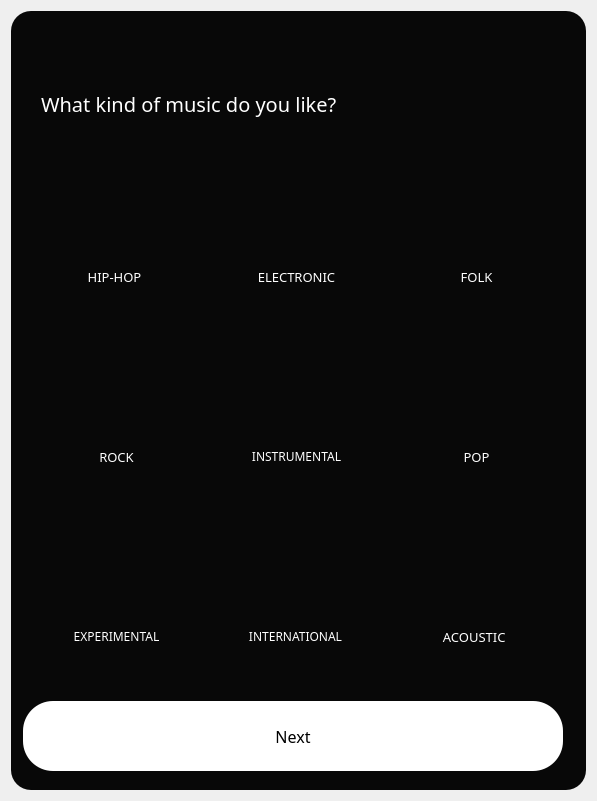
<?xml version="1.0" encoding="UTF-8"?>
<ui version="4.0">
 <class>Form</class>
 <widget class="QWidget" name="Form">
  <property name="geometry">
   <rect>
    <x>0</x>
    <y>0</y>
    <width>597</width>
    <height>801</height>
   </rect>
  </property>
  <property name="windowTitle">
   <string>Form</string>
  </property>
  <layout class="QVBoxLayout" name="verticalLayout">
   <item>
    <widget class="QFrame" name="frame">
     <property name="font">
      <font>
       <family>Plus Jakarta Sans ExtraBold</family>
       <pointsize>10</pointsize>
      </font>
     </property>
     <property name="styleSheet">
      <string notr="true">background-color: rgb(8, 8, 8,);
border-radius:20px;
</string>
     </property>
     <property name="frameShape">
      <enum>QFrame::StyledPanel</enum>
     </property>
     <property name="frameShadow">
      <enum>QFrame::Raised</enum>
     </property>
     <widget class="QLabel" name="label_2">
      <property name="geometry">
       <rect>
        <x>30</x>
        <y>70</y>
        <width>426</width>
        <height>46</height>
       </rect>
      </property>
      <property name="maximumSize">
       <size>
        <width>16777215</width>
        <height>60</height>
       </size>
      </property>
      <property name="font">
       <font>
        <family>Plus Jakarta Sans ExtraBold</family>
        <pointsize>15</pointsize>
        <weight>50</weight>
        <bold>false</bold>
       </font>
      </property>
      <property name="styleSheet">
       <string notr="true">color: rgb(255, 255, 255);</string>
      </property>
      <property name="text">
       <string>What kind of music do you like?</string>
      </property>
     </widget>
     <widget class="QPushButton" name="pushButton">
      <property name="geometry">
       <rect>
        <x>12</x>
        <y>690</y>
        <width>540</width>
        <height>70</height>
       </rect>
      </property>
      <property name="minimumSize">
       <size>
        <width>0</width>
        <height>70</height>
       </size>
      </property>
      <property name="maximumSize">
       <size>
        <width>16777215</width>
        <height>16777215</height>
       </size>
      </property>
      <property name="font">
       <font>
        <family>Plus Jakarta Sans SemiBold</family>
        <pointsize>12</pointsize>
       </font>
      </property>
      <property name="styleSheet">
       <string notr="true">background-color: rgb(255, 255, 255);
border-radius:30px;</string>
      </property>
      <property name="text">
       <string>Next</string>
      </property>
     </widget>
     <widget class="QLabel" name="label_15">
      <property name="geometry">
       <rect>
        <x>48</x>
        <y>250</y>
        <width>111</width>
        <height>31</height>
       </rect>
      </property>
      <property name="font">
       <font>
        <family>Plus Jakarta Sans ExtraBold</family>
        <pointsize>10</pointsize>
        <weight>50</weight>
        <bold>false</bold>
       </font>
      </property>
      <property name="styleSheet">
       <string notr="true">color: rgb(255, 255, 255);
background-color: transparent;</string>
      </property>
      <property name="text">
       <string>HIP-HOP</string>
      </property>
      <property name="alignment">
       <set>Qt::AlignCenter</set>
      </property>
     </widget>
     <widget class="QLabel" name="label_16">
      <property name="geometry">
       <rect>
        <x>220</x>
        <y>250</y>
        <width>131</width>
        <height>31</height>
       </rect>
      </property>
      <property name="font">
       <font>
        <family>Plus Jakarta Sans ExtraBold</family>
        <pointsize>10</pointsize>
        <weight>50</weight>
        <bold>false</bold>
       </font>
      </property>
      <property name="styleSheet">
       <string notr="true">color: rgb(255, 255, 255);
background-color: transparent;</string>
      </property>
      <property name="text">
       <string>ELECTRONIC</string>
      </property>
      <property name="alignment">
       <set>Qt::AlignCenter</set>
      </property>
     </widget>
     <widget class="QLabel" name="label_17">
      <property name="geometry">
       <rect>
        <x>410</x>
        <y>250</y>
        <width>111</width>
        <height>31</height>
       </rect>
      </property>
      <property name="font">
       <font>
        <family>Plus Jakarta Sans ExtraBold</family>
        <pointsize>10</pointsize>
        <weight>50</weight>
        <bold>false</bold>
       </font>
      </property>
      <property name="styleSheet">
       <string notr="true">color: rgb(255, 255, 255);
background-color: transparent;</string>
      </property>
      <property name="text">
       <string>FOLK</string>
      </property>
      <property name="alignment">
       <set>Qt::AlignCenter</set>
      </property>
     </widget>
     <widget class="QLabel" name="label_18">
      <property name="geometry">
       <rect>
        <x>40</x>
        <y>430</y>
        <width>131</width>
        <height>31</height>
       </rect>
      </property>
      <property name="font">
       <font>
        <family>Plus Jakarta Sans ExtraBold</family>
        <pointsize>10</pointsize>
        <weight>50</weight>
        <bold>false</bold>
       </font>
      </property>
      <property name="styleSheet">
       <string notr="true">color: rgb(255, 255, 255);
background-color: transparent;</string>
      </property>
      <property name="text">
       <string>ROCK</string>
      </property>
      <property name="alignment">
       <set>Qt::AlignCenter</set>
      </property>
     </widget>
     <widget class="QLabel" name="label_19">
      <property name="geometry">
       <rect>
        <x>210</x>
        <y>430</y>
        <width>151</width>
        <height>31</height>
       </rect>
      </property>
      <property name="font">
       <font>
        <family>Plus Jakarta Sans ExtraBold</family>
        <pointsize>9</pointsize>
        <weight>50</weight>
        <bold>false</bold>
       </font>
      </property>
      <property name="styleSheet">
       <string notr="true">color: rgb(255, 255, 255);
background-color: transparent;</string>
      </property>
      <property name="text">
       <string>INSTRUMENTAL</string>
      </property>
      <property name="alignment">
       <set>Qt::AlignCenter</set>
      </property>
     </widget>
     <widget class="QLabel" name="label_20">
      <property name="geometry">
       <rect>
        <x>209</x>
        <y>610</y>
        <width>151</width>
        <height>31</height>
       </rect>
      </property>
      <property name="font">
       <font>
        <family>Plus Jakarta Sans ExtraBold</family>
        <pointsize>9</pointsize>
        <weight>50</weight>
        <bold>false</bold>
       </font>
      </property>
      <property name="styleSheet">
       <string notr="true">color: rgb(255, 255, 255);
background-color: transparent;</string>
      </property>
      <property name="text">
       <string>INTERNATIONAL</string>
      </property>
      <property name="alignment">
       <set>Qt::AlignCenter</set>
      </property>
     </widget>
     <widget class="QLabel" name="label_21">
      <property name="geometry">
       <rect>
        <x>401</x>
        <y>610</y>
        <width>121</width>
        <height>31</height>
       </rect>
      </property>
      <property name="font">
       <font>
        <family>Plus Jakarta Sans ExtraBold</family>
        <pointsize>10</pointsize>
        <weight>50</weight>
        <bold>false</bold>
       </font>
      </property>
      <property name="styleSheet">
       <string notr="true">color: rgb(255, 255, 255);
background-color: transparent;</string>
      </property>
      <property name="text">
       <string> ACOUSTIC</string>
      </property>
      <property name="alignment">
       <set>Qt::AlignCenter</set>
      </property>
     </widget>
     <widget class="QLabel" name="label_22">
      <property name="geometry">
       <rect>
        <x>40</x>
        <y>610</y>
        <width>131</width>
        <height>31</height>
       </rect>
      </property>
      <property name="font">
       <font>
        <family>Plus Jakarta Sans ExtraBold</family>
        <pointsize>9</pointsize>
        <weight>50</weight>
        <bold>false</bold>
       </font>
      </property>
      <property name="styleSheet">
       <string notr="true">color: rgb(255, 255, 255);
background-color: transparent;</string>
      </property>
      <property name="text">
       <string>EXPERIMENTAL</string>
      </property>
      <property name="alignment">
       <set>Qt::AlignCenter</set>
      </property>
     </widget>
     <widget class="QLabel" name="label_23">
      <property name="geometry">
       <rect>
        <x>400</x>
        <y>430</y>
        <width>131</width>
        <height>31</height>
       </rect>
      </property>
      <property name="font">
       <font>
        <family>Plus Jakarta Sans ExtraBold</family>
        <pointsize>10</pointsize>
        <weight>50</weight>
        <bold>false</bold>
       </font>
      </property>
      <property name="styleSheet">
       <string notr="true">color: rgb(255, 255, 255);
background-color: transparent;</string>
      </property>
      <property name="text">
       <string>POP</string>
      </property>
      <property name="alignment">
       <set>Qt::AlignCenter</set>
      </property>
     </widget>
     <widget class="QLabel" name="label_24">
      <property name="geometry">
       <rect>
        <x>424</x>
        <y>340</y>
        <width>81</width>
        <height>81</height>
       </rect>
      </property>
      <property name="font">
       <font>
        <family>Plus Jakarta Sans ExtraBold</family>
        <pointsize>10</pointsize>
       </font>
      </property>
      <property name="styleSheet">
       <string notr="true">background-color: transparent;</string>
      </property>
      <property name="text">
       <string/>
      </property>
      <property name="pixmap">
       <pixmap resource="../../res.qrc">:/images/media/pop.png</pixmap>
      </property>
      <property name="scaledContents">
       <bool>true</bool>
      </property>
     </widget>
     <widget class="QLabel" name="folk">
      <property name="geometry">
       <rect>
        <x>390</x>
        <y>140</y>
        <width>150</width>
        <height>150</height>
       </rect>
      </property>
      <property name="font">
       <font>
        <family>Plus Jakarta Sans ExtraBold</family>
        <pointsize>10</pointsize>
       </font>
      </property>
      <property name="styleSheet">
       <string notr="true">QLabel {
    background: qlineargradient(
        spread:pad,
        x1:0, y1:0,
        x2:1, y2:1,
        stop:0 #5A3E1B,   /* deep earth brown */
        stop:1 #C9A882    /* warm tan */
    );
    color: white;
    border-radius: 8px;
    padding: 10px;
}

QLabel:hover {
    box-shadow: 0 0 15px rgba(255,255,255,0.9);
    border: 1px solid white;
}
</string>
      </property>
      <property name="text">
       <string/>
      </property>
     </widget>
     <widget class="QLabel" name="electronic">
      <property name="geometry">
       <rect>
        <x>210</x>
        <y>140</y>
        <width>150</width>
        <height>150</height>
       </rect>
      </property>
      <property name="font">
       <font>
        <family>Plus Jakarta Sans ExtraBold</family>
        <pointsize>10</pointsize>
       </font>
      </property>
      <property name="styleSheet">
       <string notr="true">QLabel {
    background: qlineargradient(
        spread:pad,
        x1:0, y1:0,
        x2:1, y2:1,
        stop:0 #0A00A2,   /* deep neon blue */
        stop:1 #8A00FF    /* electric purple */
    );
    color: white;
    border-radius: 8px;
    padding: 10px;
}

QLabel:hover {
    box-shadow: 0 0 15px rgba(255,255,255,0.9);
    border: 1px solid white;
}
</string>
      </property>
      <property name="text">
       <string/>
      </property>
     </widget>
     <widget class="QLabel" name="hiphop">
      <property name="geometry">
       <rect>
        <x>30</x>
        <y>140</y>
        <width>150</width>
        <height>150</height>
       </rect>
      </property>
      <property name="font">
       <font>
        <family>Plus Jakarta Sans ExtraBold</family>
        <pointsize>10</pointsize>
       </font>
      </property>
      <property name="styleSheet">
       <string notr="true">QLabel {
    background: qlineargradient(
        spread:pad,
        x1:0, y1:0,
        x2:1, y2:1,
        stop:0 #8C6A03,   /* dark gold */
        stop:1 #C29B38    /* deep bronze */
    );
    color: white;
    border-radius: 8px;
    padding: 10px;
}

QLabel:hover {
    box-shadow: 0 0 15px rgba(255,255,255,0.9);
    border: 1px solid white;
}
</string>
      </property>
      <property name="text">
       <string/>
      </property>
     </widget>
     <widget class="QLabel" name="rock">
      <property name="geometry">
       <rect>
        <x>30</x>
        <y>320</y>
        <width>150</width>
        <height>150</height>
       </rect>
      </property>
      <property name="font">
       <font>
        <family>Plus Jakarta Sans ExtraBold</family>
        <pointsize>10</pointsize>
       </font>
      </property>
      <property name="styleSheet">
       <string notr="true">QLabel {
    background: qlineargradient(
        x1:0, y1:0,
        x2:1, y2:1,
        stop:0 #8C2B2B,   /* medium-dark red */
        stop:1 #D96464    /* medium-light red */
    );
    color: white;
    border-radius: 8px;
    padding: 10px;
}

QLabel:hover {
    box-shadow: 0 0 15px rgba(255,255,255,0.9);
    border: 1px solid white;
}
</string>
      </property>
      <property name="text">
       <string/>
      </property>
     </widget>
     <widget class="QLabel" name="instrumental">
      <property name="geometry">
       <rect>
        <x>210</x>
        <y>320</y>
        <width>150</width>
        <height>150</height>
       </rect>
      </property>
      <property name="font">
       <font>
        <family>Plus Jakarta Sans ExtraBold</family>
        <pointsize>10</pointsize>
       </font>
      </property>
      <property name="styleSheet">
       <string notr="true">QLabel {
    background: qlineargradient(
        spread:pad,
        x1:0, y1:0,
        x2:1, y2:1,
        stop:0 #2F4A6A,   /* lighter deep blue */
        stop:1 #7FB4E8    /* sky blue */
    );
    color: white;
    border-radius: 8px;
    padding: 10px;
}

QLabel:hover {
    box-shadow: 0 0 15px rgba(255,255,255,0.9);
    border: 1px solid white;
}
</string>
      </property>
      <property name="text">
       <string/>
      </property>
     </widget>
     <widget class="QLabel" name="pop">
      <property name="geometry">
       <rect>
        <x>390</x>
        <y>320</y>
        <width>150</width>
        <height>150</height>
       </rect>
      </property>
      <property name="font">
       <font>
        <family>Plus Jakarta Sans ExtraBold</family>
        <pointsize>10</pointsize>
       </font>
      </property>
      <property name="styleSheet">
       <string notr="true">QLabel {
    background: qlineargradient(
        spread:pad,
        x1:0, y1:0,
        x2:1, y2:1,
        stop:0 #7028C4,   /* darker purple */
        stop:1 #C79BFF    /* darker light lavender */
    );
    color: white;
    border-radius: 8px;
    padding: 10px;
}

QLabel:hover {
    box-shadow: 0 0 15px rgba(255,255,255,0.9);
    border: 1px solid white;
}
</string>
      </property>
      <property name="text">
       <string/>
      </property>
     </widget>
     <widget class="QLabel" name="experimental">
      <property name="geometry">
       <rect>
        <x>30</x>
        <y>500</y>
        <width>150</width>
        <height>150</height>
       </rect>
      </property>
      <property name="font">
       <font>
        <family>Plus Jakarta Sans ExtraBold</family>
        <pointsize>10</pointsize>
       </font>
      </property>
      <property name="styleSheet">
       <string notr="true">QLabel {
    background: qlineargradient(
        x1:0, y1:0,
        x2:1, y2:1,
        stop:0 #0F6A7A,   /* darker teal */
        stop:1 #7FF5D2    /* light mint glow */
    );
    color: white;
    border-radius: 8px;
    padding: 10px;
}

QLabel:hover {
    box-shadow: 0 0 15px rgba(255,255,255,0.9);
    border: 1px solid white;
}
</string>
      </property>
      <property name="text">
       <string/>
      </property>
     </widget>
     <widget class="QLabel" name="international">
      <property name="geometry">
       <rect>
        <x>210</x>
        <y>500</y>
        <width>150</width>
        <height>150</height>
       </rect>
      </property>
      <property name="font">
       <font>
        <family>Plus Jakarta Sans ExtraBold</family>
        <pointsize>10</pointsize>
       </font>
      </property>
      <property name="styleSheet">
       <string notr="true">QLabel {
    background: qlineargradient(
        x1:0, y1:0,
        x2:1, y2:1,
        stop:0 #997800,   /* darker golden yellow */
        stop:1 #FFD966    /* lighter golden yellow */
    );
    color: white;
    border-radius: 8px;
    padding: 10px;
}

QLabel:hover {
    box-shadow: 0 0 15px rgba(255,255,255,0.9);
    border: 1px solid white;
}
</string>
      </property>
      <property name="text">
       <string/>
      </property>
     </widget>
     <widget class="QLabel" name="label_10">
      <property name="geometry">
       <rect>
        <x>390</x>
        <y>500</y>
        <width>150</width>
        <height>150</height>
       </rect>
      </property>
      <property name="font">
       <font>
        <family>Plus Jakarta Sans ExtraBold</family>
        <pointsize>10</pointsize>
       </font>
      </property>
      <property name="styleSheet">
       <string notr="true">QLabel {
    background: qlineargradient(
        x1:0, y1:0,
        x2:1, y2:1,
        stop:0 #5E6A3F,   /* soft olive green */
        stop:1 #E5E2B6    /* very light wheat */
    );
    color: white;
    border-radius: 8px;
    padding: 10px;
}

QLabel:hover {
    box-shadow: 0 0 15px rgba(255,255,255,0.9);
    border: 1px solid white;
}
</string>
      </property>
      <property name="text">
       <string/>
      </property>
     </widget>
     <widget class="QLabel" name="label_25">
      <property name="geometry">
       <rect>
        <x>61</x>
        <y>340</y>
        <width>81</width>
        <height>81</height>
       </rect>
      </property>
      <property name="font">
       <font>
        <family>Plus Jakarta Sans ExtraBold</family>
        <pointsize>10</pointsize>
       </font>
      </property>
      <property name="styleSheet">
       <string notr="true">background-color: transparent;</string>
      </property>
      <property name="text">
       <string/>
      </property>
      <property name="pixmap">
       <pixmap resource="../../res.qrc">:/images/media/rock.png</pixmap>
      </property>
      <property name="scaledContents">
       <bool>true</bool>
      </property>
     </widget>
     <widget class="QLabel" name="label_26">
      <property name="geometry">
       <rect>
        <x>246</x>
        <y>340</y>
        <width>81</width>
        <height>81</height>
       </rect>
      </property>
      <property name="font">
       <font>
        <family>Plus Jakarta Sans ExtraBold</family>
        <pointsize>10</pointsize>
       </font>
      </property>
      <property name="styleSheet">
       <string notr="true">background-color: transparent;</string>
      </property>
      <property name="text">
       <string/>
      </property>
      <property name="pixmap">
       <pixmap resource="../../res.qrc">:/images/media/instrumental.png</pixmap>
      </property>
      <property name="scaledContents">
       <bool>true</bool>
      </property>
     </widget>
     <widget class="QLabel" name="label_27">
      <property name="geometry">
       <rect>
        <x>246</x>
        <y>520</y>
        <width>81</width>
        <height>81</height>
       </rect>
      </property>
      <property name="font">
       <font>
        <family>Plus Jakarta Sans ExtraBold</family>
        <pointsize>10</pointsize>
       </font>
      </property>
      <property name="styleSheet">
       <string notr="true">background-color: transparent;</string>
      </property>
      <property name="text">
       <string/>
      </property>
      <property name="pixmap">
       <pixmap resource="../../res.qrc">:/images/media/international.png</pixmap>
      </property>
      <property name="scaledContents">
       <bool>true</bool>
      </property>
     </widget>
     <widget class="QLabel" name="label_28">
      <property name="geometry">
       <rect>
        <x>426</x>
        <y>520</y>
        <width>81</width>
        <height>81</height>
       </rect>
      </property>
      <property name="font">
       <font>
        <family>Plus Jakarta Sans ExtraBold</family>
        <pointsize>10</pointsize>
       </font>
      </property>
      <property name="styleSheet">
       <string notr="true">background-color: transparent;</string>
      </property>
      <property name="text">
       <string/>
      </property>
      <property name="pixmap">
       <pixmap resource="../../res.qrc">:/images/media/acoustic.png</pixmap>
      </property>
      <property name="scaledContents">
       <bool>true</bool>
      </property>
     </widget>
     <widget class="QLabel" name="label_29">
      <property name="geometry">
       <rect>
        <x>66</x>
        <y>520</y>
        <width>81</width>
        <height>81</height>
       </rect>
      </property>
      <property name="font">
       <font>
        <family>Plus Jakarta Sans ExtraBold</family>
        <pointsize>10</pointsize>
       </font>
      </property>
      <property name="styleSheet">
       <string notr="true">background-color: transparent;</string>
      </property>
      <property name="text">
       <string/>
      </property>
      <property name="pixmap">
       <pixmap resource="../../res.qrc">:/images/media/experimental.png</pixmap>
      </property>
      <property name="scaledContents">
       <bool>true</bool>
      </property>
     </widget>
     <widget class="QLabel" name="label_30">
      <property name="geometry">
       <rect>
        <x>70</x>
        <y>160</y>
        <width>71</width>
        <height>81</height>
       </rect>
      </property>
      <property name="font">
       <font>
        <family>Plus Jakarta Sans ExtraBold</family>
        <pointsize>10</pointsize>
       </font>
      </property>
      <property name="styleSheet">
       <string notr="true">background-color: transparent;</string>
      </property>
      <property name="text">
       <string/>
      </property>
      <property name="pixmap">
       <pixmap resource="../../res.qrc">:/images/media/hip-hop.png</pixmap>
      </property>
      <property name="scaledContents">
       <bool>true</bool>
      </property>
     </widget>
     <widget class="QLabel" name="label_31">
      <property name="geometry">
       <rect>
        <x>246</x>
        <y>160</y>
        <width>81</width>
        <height>81</height>
       </rect>
      </property>
      <property name="font">
       <font>
        <family>Plus Jakarta Sans ExtraBold</family>
        <pointsize>10</pointsize>
       </font>
      </property>
      <property name="styleSheet">
       <string notr="true">background-color: transparent;</string>
      </property>
      <property name="text">
       <string/>
      </property>
      <property name="pixmap">
       <pixmap resource="../../res.qrc">:/images/media/electronic.png</pixmap>
      </property>
      <property name="scaledContents">
       <bool>true</bool>
      </property>
     </widget>
     <widget class="QLabel" name="label_32">
      <property name="geometry">
       <rect>
        <x>420</x>
        <y>160</y>
        <width>81</width>
        <height>81</height>
       </rect>
      </property>
      <property name="font">
       <font>
        <family>Plus Jakarta Sans ExtraBold</family>
        <pointsize>10</pointsize>
       </font>
      </property>
      <property name="styleSheet">
       <string notr="true">background-color: transparent;</string>
      </property>
      <property name="text">
       <string/>
      </property>
      <property name="pixmap">
       <pixmap resource="../../res.qrc">:/images/media/folk.png</pixmap>
      </property>
      <property name="scaledContents">
       <bool>true</bool>
      </property>
     </widget>
     <zorder>label_10</zorder>
     <zorder>international</zorder>
     <zorder>experimental</zorder>
     <zorder>pop</zorder>
     <zorder>instrumental</zorder>
     <zorder>rock</zorder>
     <zorder>hiphop</zorder>
     <zorder>electronic</zorder>
     <zorder>folk</zorder>
     <zorder>label_2</zorder>
     <zorder>pushButton</zorder>
     <zorder>label_15</zorder>
     <zorder>label_16</zorder>
     <zorder>label_17</zorder>
     <zorder>label_18</zorder>
     <zorder>label_19</zorder>
     <zorder>label_20</zorder>
     <zorder>label_21</zorder>
     <zorder>label_22</zorder>
     <zorder>label_23</zorder>
     <zorder>label_24</zorder>
     <zorder>label_25</zorder>
     <zorder>label_26</zorder>
     <zorder>label_27</zorder>
     <zorder>label_28</zorder>
     <zorder>label_29</zorder>
     <zorder>label_30</zorder>
     <zorder>label_31</zorder>
     <zorder>label_32</zorder>
    </widget>
   </item>
  </layout>
 </widget>
 <resources>
  <include location="../../res.qrc"/>
 </resources>
 <connections/>
</ui>
